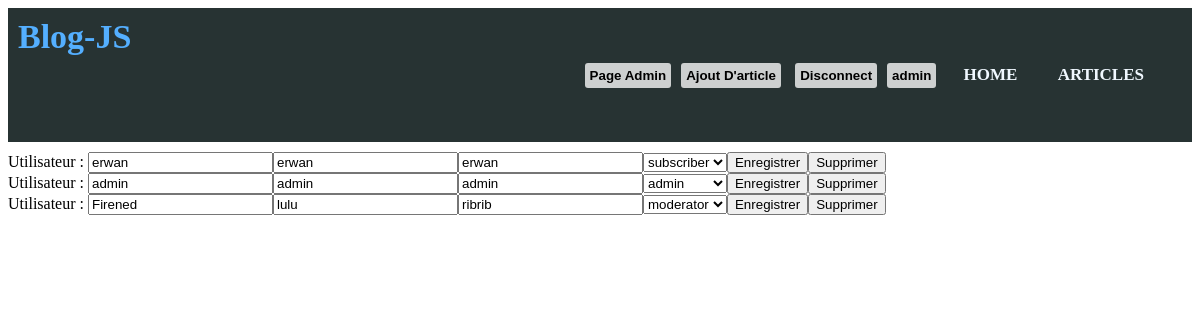
The page /Admin.php (signed in) on the database its author committed.
### tables this page shows
CREATE TABLE `users` (
  `id` int(11) NOT NULL,
  `firstname` varchar(255) NOT NULL,
  `lastname` varchar(255) NOT NULL,
  `login` varchar(255) NOT NULL,
  `email` varchar(255) NOT NULL,
  `password` varchar(255) NOT NULL,
  `role` varchar(255) NOT NULL
);

### User.php (called while the page is built, shortened)
<?php
class User
{
    private $conn;
    public function __construct()
    {
        $db_username = 'root';
        $db_password = '';
        try {
            $this->conn = new PDO('mysql:host=localhost;dbname=blog;charset=utf8', $db_username, $db_password);
            $this->conn->setAttribute(PDO::ATTR_ERRMODE, PDO::ERRMODE_EXCEPTION);
        } catch (PDOException $e) {
            echo "Error : " . $e->getMessage() . "<br>";
        }
    }
                    ?><script> document.getElementById("error").innerText = "Your first and last names must contain at least 2 caracters and no specials caracters";</script><?php
    public function GetAllUserInfo()
    {
        if ($_SESSION['role']="admin"){
            $sql = "SELECT * FROM users ";
            $req = $this->conn->prepare($sql);
            $req->execute(array());
            $result = $req->fetchAll();
            return $result;
        }
    }
}
$newUser = new User();
?>

### Admin.php (the view, shortened to what this page needs)
<?php
require_once('User.php');
$result = $newUser->GetAllUserInfo();
function AfficherUser($value)
{
    echo '<form action="Admin.php" id="updateForm" method="POST" id="update">';
    echo '<div class="Box">';
    echo '<div class="UserBox">Utilisateur : <input type="text" name="login" id="login" value='.$value['login'].'></input>';
    echo '<input type="text" name="firstname" id="firstname" value='.$value['firstname'].'></input>';
    echo '<input type="text" name="lastname" id="lastname" value='.$value['lastname'].'></input>';
    echo '<select name="select" id="select"><br><option>'.$value['role'].'</option>';
    echo "</select>";
    echo '<button type="submit">Enregistrer</button><button>Supprimer</button>';
    echo "</div>";
}
?>
<!DOCTYPE html>
<html lang="en">
<head>
</head>
<body>
    <?php
    require_once("Nav/nav.php");
    foreach ($result as $key => $value):
        AfficherUser($value);
    endforeach;
    ?>
</body>
</html>

### rows shown on the page
users: login "erwan", firstname "erwan", lastname "erwan", select "subscriber"
users: login "admin", firstname "admin", lastname "admin", select "admin"
users: login "Firened", firstname "lulu", lastname "ribrib", select "moderator"

### other values the page prints
$_SESSION["login"] "admin"
